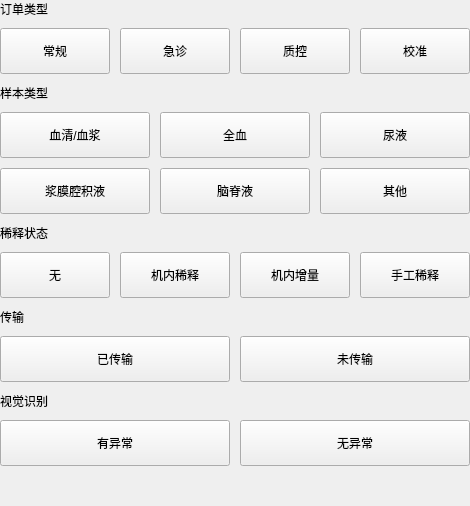
       <widget class="QWidget" name="widget71" native="true">
        <layout class="QVBoxLayout" name="verticalLayout_51">
         <property name="spacing">
          <number>10</number>
         </property>
         <property name="leftMargin">
          <number>0</number>
         </property>
         <property name="topMargin">
          <number>0</number>
         </property>
         <property name="rightMargin">
          <number>0</number>
         </property>
         <property name="bottomMargin">
          <number>0</number>
         </property>
         <item>
          <layout class="QVBoxLayout" name="verticalLayout_ordertype">
           <item>
            <widget class="QLabel" name="label_20">
             <property name="text">
              <string>订单类型</string>
             </property>
            </widget>
           </item>
           <item>
            <layout class="QHBoxLayout" name="horizontalLayout_ordertype">
             <property name="spacing">
              <number>10</number>
             </property>
             <item>
              <widget class="QPushButton" name="pushButton_normal">
               <property name="minimumSize">
                <size>
                 <width>110</width>
                 <height>46</height>
                </size>
               </property>
               <property name="maximumSize">
                <size>
                 <width>16777215</width>
                 <height>46</height>
                </size>
               </property>
               <property name="text">
                <string>常规</string>
               </property>
               <property name="checkable">
                <bool>true</bool>
               </property>
               <property name="autoExclusive">
                <bool>false</bool>
               </property>
               <property name="buttons" stdset="0">
                <string notr="true">flat_button</string>
               </property>
              </widget>
             </item>
             <item>
              <widget class="QPushButton" name="pushButton_urg">
               <property name="minimumSize">
                <size>
                 <width>110</width>
                 <height>46</height>
                </size>
               </property>
               <property name="maximumSize">
                <size>
                 <width>16777215</width>
                 <height>46</height>
                </size>
               </property>
               <property name="text">
                <string>急诊</string>
               </property>
               <property name="checkable">
                <bool>true</bool>
               </property>
               <property name="autoExclusive">
                <bool>false</bool>
               </property>
               <property name="buttons" stdset="0">
                <string notr="true">flat_button</string>
               </property>
              </widget>
             </item>
             <item>
              <widget class="QPushButton" name="pushButton_qc">
               <property name="minimumSize">
                <size>
                 <width>110</width>
                 <height>46</height>
                </size>
               </property>
               <property name="maximumSize">
                <size>
                 <width>16777215</width>
                 <height>46</height>
                </size>
               </property>
               <property name="text">
                <string>质控</string>
               </property>
               <property name="checkable">
                <bool>true</bool>
               </property>
               <property name="autoExclusive">
                <bool>false</bool>
               </property>
               <property name="buttons" stdset="0">
                <string notr="true">flat_button</string>
               </property>
              </widget>
             </item>
             <item>
              <widget class="QPushButton" name="pushButton_cali">
               <property name="minimumSize">
                <size>
                 <width>110</width>
                 <height>46</height>
                </size>
               </property>
               <property name="maximumSize">
                <size>
                 <width>16777215</width>
                 <height>46</height>
                </size>
               </property>
               <property name="text">
                <string>校准</string>
               </property>
               <property name="checkable">
                <bool>true</bool>
               </property>
               <property name="autoExclusive">
                <bool>false</bool>
               </property>
               <property name="buttons" stdset="0">
                <string notr="true">flat_button</string>
               </property>
              </widget>
             </item>
            </layout>
           </item>
          </layout>
         </item>
         <item>
          <layout class="QVBoxLayout" name="verticalLayout_samplytype">
           <item>
            <widget class="QLabel" name="label_27">
             <property name="text">
              <string>样本类型</string>
             </property>
            </widget>
           </item>
           <item>
            <layout class="QGridLayout" name="gridLayout_samplytype">
             <property name="spacing">
              <number>10</number>
             </property>
             <item row="0" column="0">
              <widget class="QPushButton" name="pushButton_xqxj">
               <property name="minimumSize">
                <size>
                 <width>110</width>
                 <height>46</height>
                </size>
               </property>
               <property name="maximumSize">
                <size>
                 <width>16777215</width>
                 <height>46</height>
                </size>
               </property>
               <property name="text">
                <string>血清/血浆</string>
               </property>
               <property name="checkable">
                <bool>true</bool>
               </property>
               <property name="autoExclusive">
                <bool>false</bool>
               </property>
               <property name="buttons" stdset="0">
                <string notr="true">flat_button</string>
               </property>
              </widget>
             </item>
             <item row="0" column="1">
              <widget class="QPushButton" name="pushButton_qx">
               <property name="minimumSize">
                <size>
                 <width>60</width>
                 <height>46</height>
                </size>
               </property>
               <property name="maximumSize">
                <size>
                 <width>16777215</width>
                 <height>46</height>
                </size>
               </property>
               <property name="text">
                <string>全血</string>
               </property>
               <property name="checkable">
                <bool>true</bool>
               </property>
               <property name="autoExclusive">
                <bool>false</bool>
               </property>
               <property name="buttons" stdset="0">
                <string notr="true">flat_button</string>
               </property>
              </widget>
             </item>
             <item row="0" column="2">
              <widget class="QPushButton" name="pushButton_ny">
               <property name="minimumSize">
                <size>
                 <width>60</width>
                 <height>46</height>
                </size>
               </property>
               <property name="maximumSize">
                <size>
                 <width>16777215</width>
                 <height>46</height>
                </size>
               </property>
               <property name="text">
                <string>尿液</string>
               </property>
               <property name="checkable">
                <bool>true</bool>
               </property>
               <property name="autoExclusive">
                <bool>false</bool>
               </property>
               <property name="buttons" stdset="0">
                <string notr="true">flat_button</string>
               </property>
              </widget>
             </item>
             <item row="1" column="0">
              <widget class="QPushButton" name="pushButton_jmqjy">
               <property name="minimumSize">
                <size>
                 <width>110</width>
                 <height>46</height>
                </size>
               </property>
               <property name="maximumSize">
                <size>
                 <width>16777215</width>
                 <height>46</height>
                </size>
               </property>
               <property name="text">
                <string>浆膜腔积液</string>
               </property>
               <property name="checkable">
                <bool>true</bool>
               </property>
               <property name="autoExclusive">
                <bool>false</bool>
               </property>
               <property name="buttons" stdset="0">
                <string notr="true">flat_button</string>
               </property>
              </widget>
             </item>
             <item row="1" column="1">
              <widget class="QPushButton" name="pushButton_njy">
               <property name="minimumSize">
                <size>
                 <width>70</width>
                 <height>46</height>
                </size>
               </property>
               <property name="maximumSize">
                <size>
                 <width>16777215</width>
                 <height>46</height>
                </size>
               </property>
               <property name="text">
                <string>脑脊液</string>
               </property>
               <property name="checkable">
                <bool>true</bool>
               </property>
               <property name="autoExclusive">
                <bool>false</bool>
               </property>
               <property name="buttons" stdset="0">
                <string notr="true">flat_button</string>
               </property>
              </widget>
             </item>
             <item row="1" column="2">
              <widget class="QPushButton" name="pushButton_qt">
               <property name="minimumSize">
                <size>
                 <width>60</width>
                 <height>46</height>
                </size>
               </property>
               <property name="maximumSize">
                <size>
                 <width>16777215</width>
                 <height>46</height>
                </size>
               </property>
               <property name="text">
                <string>其他</string>
               </property>
               <property name="checkable">
                <bool>true</bool>
               </property>
               <property name="autoExclusive">
                <bool>false</bool>
               </property>
               <property name="buttons" stdset="0">
                <string notr="true">flat_button</string>
               </property>
              </widget>
             </item>
            </layout>
           </item>
          </layout>
         </item>
         <item>
          <layout class="QVBoxLayout" name="verticalLayout_dilutestat">
           <item>
            <widget class="QLabel" name="label_dilutestat">
             <property name="text">
              <string>稀释状态</string>
             </property>
            </widget>
           </item>
           <item>
            <layout class="QHBoxLayout" name="horizontalLayout_dilutestat">
             <property name="spacing">
              <number>10</number>
             </property>
             <item>
              <widget class="QPushButton" name="pushButton_notdilute">
               <property name="minimumSize">
                <size>
                 <width>100</width>
                 <height>46</height>
                </size>
               </property>
               <property name="maximumSize">
                <size>
                 <width>16777215</width>
                 <height>16777215</height>
                </size>
               </property>
               <property name="text">
                <string>无</string>
               </property>
               <property name="checkable">
                <bool>true</bool>
               </property>
               <property name="autoExclusive">
                <bool>false</bool>
               </property>
               <property name="buttons" stdset="0">
                <string notr="true">flat_button</string>
               </property>
              </widget>
             </item>
             <item>
              <widget class="QPushButton" name="pushButton_innerdilute">
               <property name="minimumSize">
                <size>
                 <width>100</width>
                 <height>46</height>
                </size>
               </property>
               <property name="maximumSize">
                <size>
                 <width>16777215</width>
                 <height>16777215</height>
                </size>
               </property>
               <property name="text">
                <string>机内稀释</string>
               </property>
               <property name="checkable">
                <bool>true</bool>
               </property>
               <property name="autoExclusive">
                <bool>false</bool>
               </property>
               <property name="buttons" stdset="0">
                <string notr="true">flat_button</string>
               </property>
              </widget>
             </item>
             <item>
              <widget class="QPushButton" name="pushButton_innerincrease">
               <property name="minimumSize">
                <size>
                 <width>100</width>
                 <height>46</height>
                </size>
               </property>
               <property name="maximumSize">
                <size>
                 <width>16777215</width>
                 <height>16777215</height>
                </size>
               </property>
               <property name="text">
                <string>机内增量</string>
               </property>
               <property name="checkable">
                <bool>true</bool>
               </property>
               <property name="autoExclusive">
                <bool>false</bool>
               </property>
               <property name="buttons" stdset="0">
                <string notr="true">flat_button</string>
               </property>
              </widget>
             </item>
             <item>
              <widget class="QPushButton" name="pushButton_manualdilute">
               <property name="minimumSize">
                <size>
                 <width>100</width>
                 <height>46</height>
                </size>
               </property>
               <property name="maximumSize">
                <size>
                 <width>16777215</width>
                 <height>16777215</height>
                </size>
               </property>
               <property name="text">
                <string>手工稀释</string>
               </property>
               <property name="checkable">
                <bool>true</bool>
               </property>
               <property name="autoExclusive">
                <bool>false</bool>
               </property>
               <property name="buttons" stdset="0">
                <string notr="true">flat_button</string>
               </property>
              </widget>
             </item>
            </layout>
           </item>
          </layout>
         </item>
         <item>
          <layout class="QVBoxLayout" name="verticalLayout_trans">
           <item>
            <widget class="QLabel" name="label_trans">
             <property name="text">
              <string>传输</string>
             </property>
            </widget>
           </item>
           <item>
            <layout class="QHBoxLayout" name="horizontalLayout_trans">
             <property name="spacing">
              <number>10</number>
             </property>
             <item>
              <widget class="QPushButton" name="pushButton_trans">
               <property name="minimumSize">
                <size>
                 <width>110</width>
                 <height>46</height>
                </size>
               </property>
               <property name="maximumSize">
                <size>
                 <width>16777215</width>
                 <height>46</height>
                </size>
               </property>
               <property name="text">
                <string>已传输</string>
               </property>
               <property name="checkable">
                <bool>true</bool>
               </property>
               <property name="buttons" stdset="0">
                <string notr="true">flat_button</string>
               </property>
              </widget>
             </item>
             <item>
              <widget class="QPushButton" name="pushButton_nottrans">
               <property name="minimumSize">
                <size>
                 <width>110</width>
                 <height>46</height>
                </size>
               </property>
               <property name="maximumSize">
                <size>
                 <width>16777215</width>
                 <height>46</height>
                </size>
               </property>
               <property name="text">
                <string>未传输</string>
               </property>
               <property name="checkable">
                <bool>true</bool>
               </property>
               <property name="buttons" stdset="0">
                <string notr="true">flat_button</string>
               </property>
              </widget>
             </item>
            </layout>
           </item>
          </layout>
         </item>
         <item>
          <layout class="QVBoxLayout" name="verticalLayout_airecognition">
           <item>
            <widget class="QLabel" name="label_airecognition">
             <property name="text">
              <string>视觉识别</string>
             </property>
            </widget>
           </item>
           <item>
            <layout class="QHBoxLayout" name="horizontalLayout_airecognition">
             <property name="spacing">
              <number>10</number>
             </property>
             <item>
              <widget class="QPushButton" name="pushButton_except">
               <property name="minimumSize">
                <size>
                 <width>110</width>
                 <height>46</height>
                </size>
               </property>
               <property name="maximumSize">
                <size>
                 <width>16777215</width>
                 <height>46</height>
                </size>
               </property>
               <property name="text">
                <string>有异常</string>
               </property>
               <property name="checkable">
                <bool>true</bool>
               </property>
               <property name="buttons" stdset="0">
                <string notr="true">flat_button</string>
               </property>
              </widget>
             </item>
             <item>
              <widget class="QPushButton" name="pushButton_noexcept">
               <property name="minimumSize">
                <size>
                 <width>110</width>
                 <height>46</height>
                </size>
               </property>
               <property name="maximumSize">
                <size>
                 <width>16777215</width>
                 <height>46</height>
                </size>
               </property>
               <property name="text">
                <string>无异常</string>
               </property>
               <property name="checkable">
                <bool>true</bool>
               </property>
               <property name="buttons" stdset="0">
                <string notr="true">flat_button</string>
               </property>
              </widget>
             </item>
            </layout>
           </item>
          </layout>
         </item>
         <item>
          <spacer name="verticalSpacer_10">
           <property name="orientation">
            <enum>Qt::Vertical</enum>
           </property>
           <property name="sizeHint" stdset="0">
            <size>
             <width>20</width>
             <height>40</height>
            </size>
           </property>
          </spacer>
         </item>
        </layout>
       </widget>
